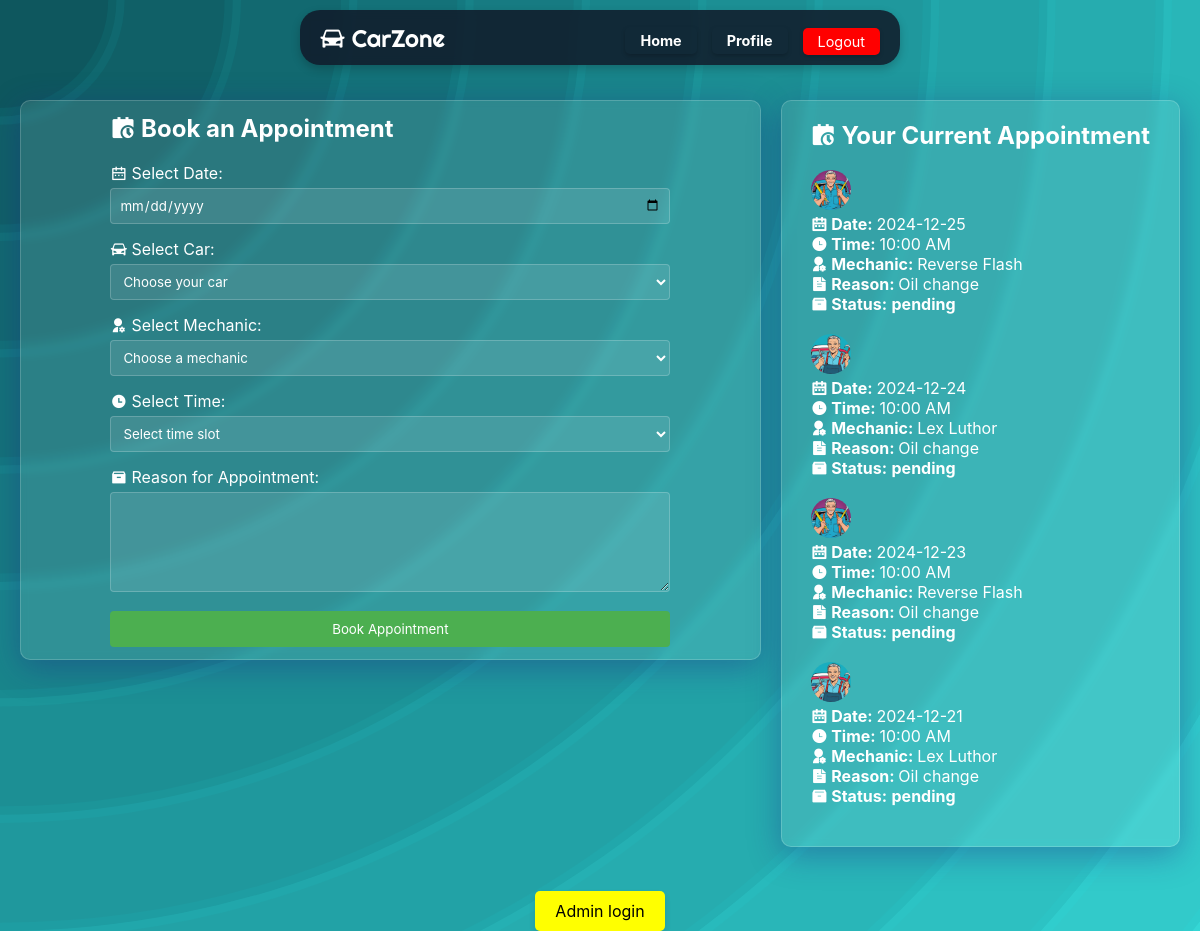
The app's page /index.php (signed in) with its own data.
### tables this page shows
CREATE TABLE appointments (
    appointment_id INT PRIMARY KEY AUTO_INCREMENT,
    client_id INT NOT NULL,
    car_id INT NOT NULL,
    mechanic_id INT NOT NULL,
    appointment_date DATE NOT NULL,
    time_slot TIME NOT NULL,
    appointment_status ENUM('pending', 'scheduled', 'in_progress', 'completed') DEFAULT 'pending',
    appointment_reason TEXT,
    FOREIGN KEY (client_id) REFERENCES clients(client_id),
    FOREIGN KEY (car_id) REFERENCES cars(car_id),
    FOREIGN KEY (mechanic_id) REFERENCES mechanics(mechanic_id),
    UNIQUE (client_id, appointment_date),
    UNIQUE (mechanic_id, appointment_date, time_slot)
);

CREATE TABLE mechanics (
    mechanic_id INT PRIMARY KEY AUTO_INCREMENT,
    name VARCHAR(100) NOT NULL,
    max_daily_appointments INT DEFAULT 4,
    image_path VARCHAR(255) DEFAULT 'assets/mechanic_X.png'
);

### index.php (the view, shortened to what this page needs)
<?php
require_once 'dbconnection.php';
$is_logged_in = isset($_SESSION['client_id']);
$client_id = $is_logged_in ? $_SESSION['client_id'] : null;
if ($is_logged_in) {
        $appointments_query = "SELECT a.*,
                                      m.name AS mechanic_name,
                                      m.image_path AS mechanic_image_path
                               FROM appointments a
                               LEFT JOIN mechanics m ON a.mechanic_id = m.mechanic_id
                               WHERE a.client_id = ? AND a.appointment_status != 'completed'
                               ORDER BY a.appointment_date DESC";
    $appointments_stmt = $conn->prepare($appointments_query);
    $appointments_stmt->bind_param("i", $client_id);
    $appointments_stmt->execute();
    $appointments_result = $appointments_stmt->get_result();
    $cars_query = "SELECT * FROM cars WHERE client_id = ?";
    $cars_stmt = $conn->prepare($cars_query);
    $cars_stmt->bind_param("i", $client_id);
    $cars_stmt->execute();
    $cars_result = $cars_stmt->get_result();
}
?>
<!DOCTYPE html>
<html lang="en">
<head>
    <link rel="stylesheet" href="css/indstyle.css">
    <link href="https://cdn.jsdelivr.net/npm/remixicon@4.5.0/fonts/remixicon.css" rel="stylesheet" />
</head>
<body>
    <div class="navbar">
        <h1> <i class="ri-roadster-fill"></i> CarZone</h1>
        <div class="nav-content">
            <h2><a class="userp" href="index.php">Home</a></h2>
            <h2><a class="userp" href="userprofile.php">Profile</a></h2>
            <?php if ($is_logged_in): ?>
                <a href="logout.php" class="login-btn logout-btn">Logout</a>
            <?php else: ?>
                <a href="login.php" class="login-btn">Login</a>
            <?php endif; ?>
        </div>
    </div>
    <div class="contnetwrapper">
        <div class="app_container">
            <div class="booking-form">
                <?php if ($is_logged_in): ?>
                    <h2> <i class="ri-calendar-schedule-fill"></i> Book an Appointment</h2>
                    <form method="POST" id="appointmentForm">
                        <div class="form-group">
                            <label for="appointment_date"><i class="ri-calendar-2-line"></i> Select Date:</label>
                            <input type="date" id="appointment_date" name="appointment_date"
                                   min="<?php echo date('Y-m-d'); ?>" required
                                   onchange="checkClientAppointment(this.value, <?php echo $client_id; ?>)">
                        </div>
                        <div class="form-group">
                            <label for="car_id"> <i class="ri-roadster-fill"></i> Select Car:</label>
                            <?php if ($cars_result->num_rows > 0): ?>
                                <select name="car_id" id="car_id" required>
                                    <option value="">Choose your car</option>
                                </select>
                            <?php else: ?>
                                <p class="error-message">Please add a car to continue</p>
                            <?php endif; ?>
                        </div>
                        <div class="form-group">
                            <label for="mechanic_id"> <i class="ri-user-settings-fill"></i> Select Mechanic:</label>
                            <select name="mechanic_id" id="mechanic_id" required onchange="updateTimeSlots()">
                                <option value="">Choose a mechanic</option>
                            </select>
                        </div>
                        <div class="form-group">
                            <label for="time_slot"> <i class="ri-time-fill"></i> Select Time:</label>
                            <select name="time_slot" id="time_slot" required>
                                <option value="">Select time slot</option>
                            </select>
                        </div>
                        <div class="form-group">
                            <label for="appointment_reason"> <i class="ri-archive-2-fill"></i> Reason for Appointment:</label>
                            <textarea name="appointment_reason" id="appointment_reason" required></textarea>
                        </div>
                        <button type="submit" id="submit-btn">Book Appointment</button>
                    </form>
                <?php else: ?>
                    <p style="text-align: center; color: white;">Please <a href="login.php">login</a> to book an appointment.</p>
                <?php endif; ?>
            </div>
        </div>
        <div class="app2_container">
            <?php if ($is_logged_in): ?>
                <?php
                $appointments_result->data_seek(0);
                if ($appointments_result->num_rows > 0): ?>
                    <div>
                        <h2><i class="ri-calendar-schedule-fill"></i> Your Current Appointment</h2>
                        <br>
                        <?php while ($appointment = $appointments_result->fetch_assoc()): ?>
                           <img src="<?php echo htmlspecialchars($appointment['mechanic_image_path']); ?>" alt="Mechanic Profile" class="mechanic-profile-image">
                           <p><strong> <i class="ri-calendar-2-line"></i> Date: </strong> <?php echo htmlspecialchars($appointment['appointment_date']); ?></p>
                           <p><strong> <i class="ri-time-fill"></i> Time: </strong> <?php echo date('h:i A', strtotime($appointment['time_slot'])); ?></p>
                           <p><strong> <i class="ri-user-settings-fill"></i> Mechanic: </strong> <?php echo htmlspecialchars($appointment['mechanic_name']); ?></p>
                           <p><strong> <i class="ri-file-text-fill"></i> Reason: </strong> <?php echo htmlspecialchars($appointment['appointment_reason']); ?></p>
                           <p><strong> <i class="ri-archive-2-fill"></i> Status:</strong> <strong><?php echo htmlspecialchars($appointment['appointment_status']); ?></p></strong>
                           <br>
                        <?php endwhile; ?>
                    </div>
                <?php else: ?>
                    <p>Your appointment is either completed or not scheduled yet.</p>
                <?php endif; ?>
            <?php else: ?>
                <p>Please <a href="login.php">login</a> to view your appointments.</p>
            <?php endif; ?>
        </div>
    </div>
    <div class="admin">
    <a href="admin_dashboard.php" target="_blank"> Admin login </a>
    </div>
</body>
</html>

### css/indstyle.css (style rules this page uses)
* { margin: 0; padding: 0; box-sizing: border-box; font-family: -apple-system, BlinkMacSystemFont, "Segoe UI", Roboto, sans-serif; }
body { display: flex; flex-direction: column; align-items: center; justify-content: flex-start; min-height: 100vh; background-color: #4AFFF7; background-attachment: fixed; background-size: cover; padding-top: 80px; scroll-behavior: smooth; margin: 0; padding: 0; }
.navbar { color: whitesmoke; position: fixed; top: 10px; left: 50%; transform: translateX(-50%); width: 50%; display: flex; align-items: center; justify-content: space-between; padding: 10px 20px; background-color: rgba(17, 25, 40, 0.85); backdrop-filter: blur(5px); border-radius: 20px; box-shadow: 0 4px 10px rgba(0, 0, 0, 0.2); z-index: 1000; }
.navbar h1 { font-size: 1.5rem; color: #fff; font-family: "Righteous", sans-serif; font-weight: 400; font-style: normal; }
.nav-content { display: flex; align-items: center; gap: 15px; }
.nav-content a { padding: 5px 15px; color: #fff; text-decoration: none; border-radius: 5px; font-size: 0.9rem; box-shadow: 0 2px 4px rgba(0, 0, 0, 0.2); transition: background-color 0.3s ease; }
.contnetwrapper { display: flex; justify-content: center; align-items: stretch; gap: 20px; width: 100%; max-width: 1200px; margin: 0 auto; padding: 20px; }
.app_container { display: flex; padding: 20px; gap: 20px; justify-content: center; align-items: center; width: 65%; height: 70vh; max-width: 1200px; margin-top: 10vh; margin-bottom: 3vh; border-radius: 20px; overflow: hidden; background: rgba( 255, 255, 255, 0.1 ); box-shadow: 0 8px 32px 0 rgba( 31, 38, 135, 0.37 ); backdrop-filter: blur( 3.5px ); -webkit-backdrop-filter: blur( 3.5px ); border-radius: 10px; border: 1px solid rgba( 255, 255, 255, 0.18 ); }
.app2_container { display: flex; padding: 20px; justify-content: center; align-items: center; width: 35%; min-height: 70vh; margin-top: 10vh; margin-bottom: 3vh; overflow: visible; background: rgba( 255, 255, 255, 0.1 ); box-shadow: 0 8px 32px 0 rgba( 31, 38, 135, 0.37 ); backdrop-filter: blur( 3.5px ); -webkit-backdrop-filter: blur( 3.5px ); border-radius: 10px; border: 1px solid rgba( 255, 255, 255, 0.18 ); color: white; }
.login-btn { margin-top: 1vh; background-color: rgb(11, 105, 247); color: white; padding: 8px 15px; text-decoration: none; border-radius: 5px; }
.logout-btn { margin-top: 1vh; background-color: red; color: white; padding: 8px 15px; text-decoration: none; border-radius: 5px; }
.booking-form { width: 100%; max-width: 600px; padding: 20px; color: #333; }
.booking-form h2 { margin-bottom: 20px; color: #fff; }
.form-group { margin-bottom: 15px; }
.form-group select { background-color: rgba(255, 255, 255, 0.1); border: 1px solid rgba(255, 255, 255, 0.2); color: #fff; }
.form-group select option { background-color: rgba(255, 255, 255, 0.1); border: 1px solid rgba(255, 255, 255, 0.2); color: #000000; }
.form-group label { display: block; margin-bottom: 5px; color: #fff; }
.form-group input, .form-group select, .form-group textarea { width: 100%; padding: 8px; border: 1px solid rgba(255, 255, 255, 0.2); border-radius: 4px; background: rgba(255, 255, 255, 0.1); color: #fff; }
.form-group textarea { height: 100px; resize: vertical; }
button[type="submit"] { background-color: #4CAF50; color: white; padding: 10px 20px; border: none; border-radius: 4px; cursor: pointer; width: 100%; }
.mechanic-profile-image { height: 40px; width: 40px; border-radius: 50%; }
.admin { display: inline-block; padding: 10px 20px; background-color: yellow; text-align: center; border-radius: 5px; box-shadow: 0 4px 6px rgba(0, 0, 0, 0.1); cursor: pointer; transition: transform 0.3s ease, background-color 0.3s ease; }
.admin a { text-decoration: none; color: black; font-size: 16px; }

### records on screen
appointments: mechanic.image_path (picture), appointment_date "2024-12-25", time_slot "10:00 AM", mechanic.name "Reverse Flash", appointment_reason "Oil change", appointment_status "pending"
appointments: mechanic.image_path (picture), appointment_date "2024-12-24", time_slot "10:00 AM", mechanic.name "Lex Luthor", appointment_reason "Oil change", appointment_status "pending"
appointments: mechanic.image_path (picture), appointment_date "2024-12-23", time_slot "10:00 AM", mechanic.name "Reverse Flash", appointment_reason "Oil change", appointment_status "pending"
appointments: mechanic.image_path (picture), appointment_date "2024-12-21", time_slot "10:00 AM", mechanic.name "Lex Luthor", appointment_reason "Oil change", appointment_status "pending"
